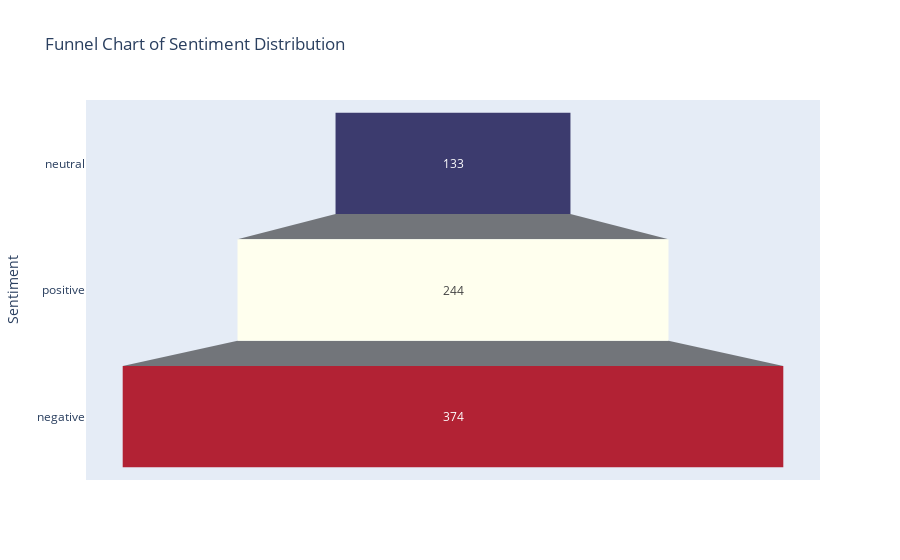

Notebook code for this chart:
### Code cell
from plotly import graph_objs as go

# Prepare sentiment counts
sentiment_counts = df['sentiment'].value_counts().reindex([ 'neutral','positive', 'negative'], fill_value=0)

usa_colors = ['#3C3B6E', '#FFFFEE', '#B22234']  # Blue, White, Red

fig = go.Figure(
    go.Funnel(
        y=sentiment_counts.index,
        x=sentiment_counts.values,
        marker_color=usa_colors
    )
)
fig.update_layout(
    title="Funnel Chart of Sentiment Distribution",
    xaxis_title="Count",
    yaxis_title="Sentiment"
)
fig.show()

### Figure 1 — Plotly figure (JSON) as saved in the notebook; plotly's stock layout.template omitted (floating-point values rounded to 4 significant figures)
{"data": [{"marker": {"color": ["#3C3B6E", "#FFFFEE", "#B22234"]}, "type": "funnel", "x": [133, 244, 374], "y": ["neutral", "positive", "negative"]}], "layout": {"title": {"text": "Funnel Chart of Sentiment Distribution"}, "xaxis": {"title": {"text": "Count"}}, "yaxis": {"title": {"text": "Sentiment"}}}}
